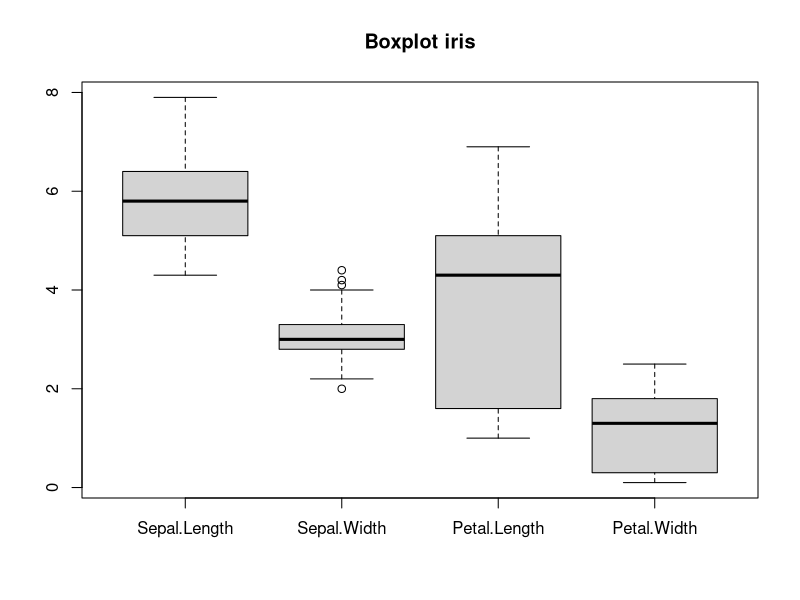

This chart was generated by the following R code:
#Demonstrate pre-processing on some data set p6
data(iris)
head(iris)
str(iris)
dim(iris)

# 1. Missing Values Inspection
sum(is.na(iris))
colSums(is.na(iris))

# 2. Duplicate Handling
sum(duplicated(iris))
iris_clean <- iris[!duplicated(iris), ]
nrow(iris_clean)

# 3. Normalization (Min-Max Scaling)
normalize <- function(x) {
  return ((x - min(x)) / (max(x) - min(x)))
}
iris_normalized <- iris_clean
iris_normalized[, 1:4] <- apply(iris_clean[, 1:4], 2, normalize)
head(iris_normalized)

# 4. Standardization (Z-score Scaling) optional
iris_standardized <- iris_clean
iris_standardized[, 1:4] <- scale(iris_clean[, 1:4])
head(iris_standardized)

# 5. Visualization for Preprocessing
boxplot(iris_clean[, 1:4], main = "Boxplot iris")

# 6. Feature Selection
iris_selected <- iris_clean[, c("Sepal.Length", "Petal.Length", "Species")] 
head(iris_selected)

# 7. Train/Test Data Splitting (80/20 Split)
set.seed(123)
sample_rows <- sample(1:nrow(iris_clean), round(0.80 * nrow(iris_clean)))
train_data <- iris_clean[sample_rows, ]
test_data <- iris_clean[-sample_rows, ]

# Verify split dimensions
dim(train_data)
dim(test_data)
